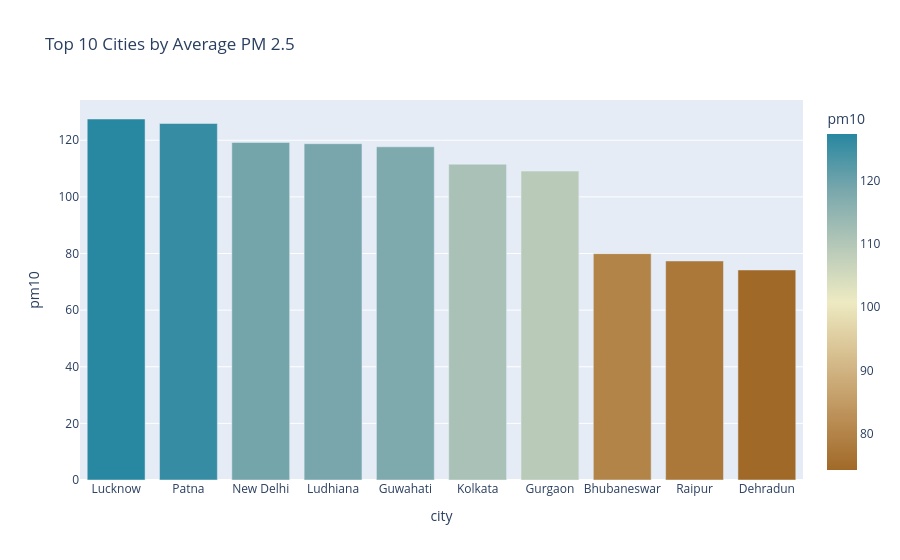

Here is the notebook cell this chart was saved with:
### Code cell
figpm10 = px.bar(
    toppm10,
    x = 'city',
    y = 'pm10',
    color = 'pm10',
    color_continuous_scale='earth',
    title='Top 10 Cities by Average PM 2.5'  
)
figpm10.show()

### Figure 1 — Plotly figure (JSON) as saved in the notebook; plotly's stock layout.template omitted (floating-point values rounded to 4 significant figures)
{"data": [{"hovertemplate": "city=%{x}<br>pm10=%{marker.color}<extra></extra>", "legendgroup": "", "marker": {"color": [127.5, 125.9, 119.2, 118.8, 117.7, 111.5, 109.1, 79.95, 77.35, 74.18], "coloraxis": "coloraxis", "pattern": {"shape": ""}}, "name": "", "orientation": "v", "showlegend": false, "textposition": "auto", "type": "bar", "x": ["Lucknow", "Patna", "New Delhi", "Ludhiana", "Guwahati", "Kolkata", "Gurgaon", "Bhubaneswar", "Raipur", "Dehradun"], "xaxis": "x", "y": [127.5, 125.9, 119.2, 118.8, 117.7, 111.5, 109.1, 79.95, 77.35, 74.18], "yaxis": "y"}], "layout": {"barmode": "relative", "coloraxis": {"colorbar": {"title": {"text": "pm10"}}, "colorscale": [[0, "rgb(161, 105, 40)"], [0.1667, "rgb(189, 146, 90)"], [0.3333, "rgb(214, 189, 141)"], [0.5, "rgb(237, 234, 194)"], [0.6667, "rgb(181, 200, 184)"], [0.8333, "rgb(121, 167, 172)"], [1, "rgb(40, 135, 161)"]]}, "legend": {"tracegroupgap": 0}, "title": {"text": "Top 10 Cities by Average PM 2.5"}, "xaxis": {"anchor": "y", "domain": [0, 1], "title": {"text": "city"}}, "yaxis": {"anchor": "x", "domain": [0, 1], "title": {"text": "pm10"}}}}
